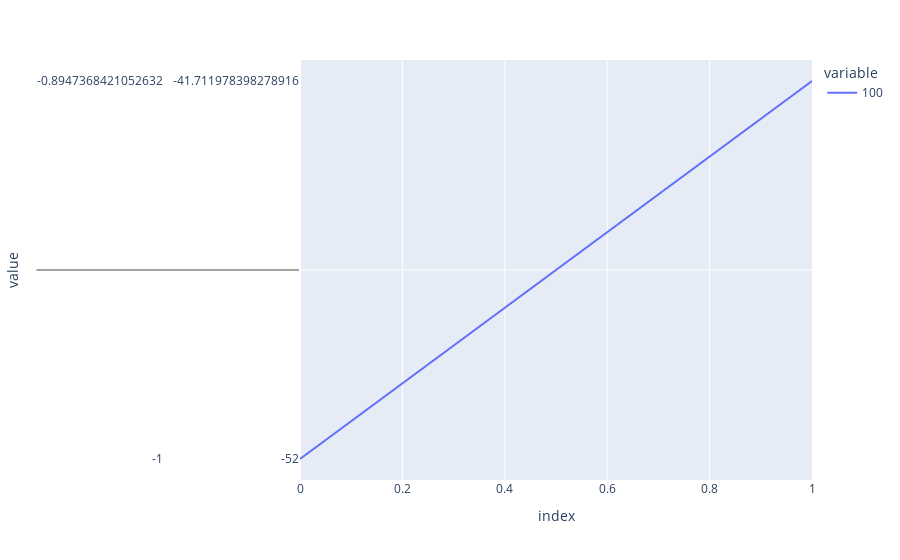
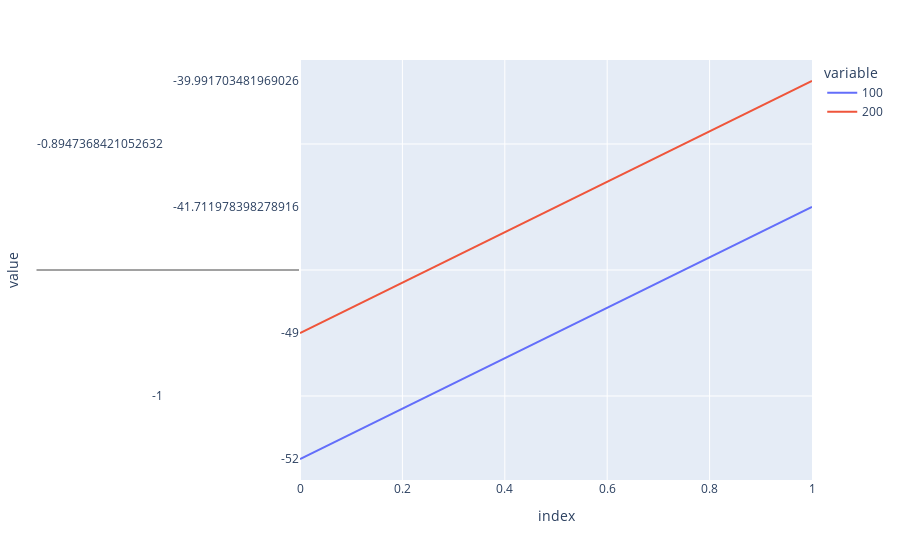
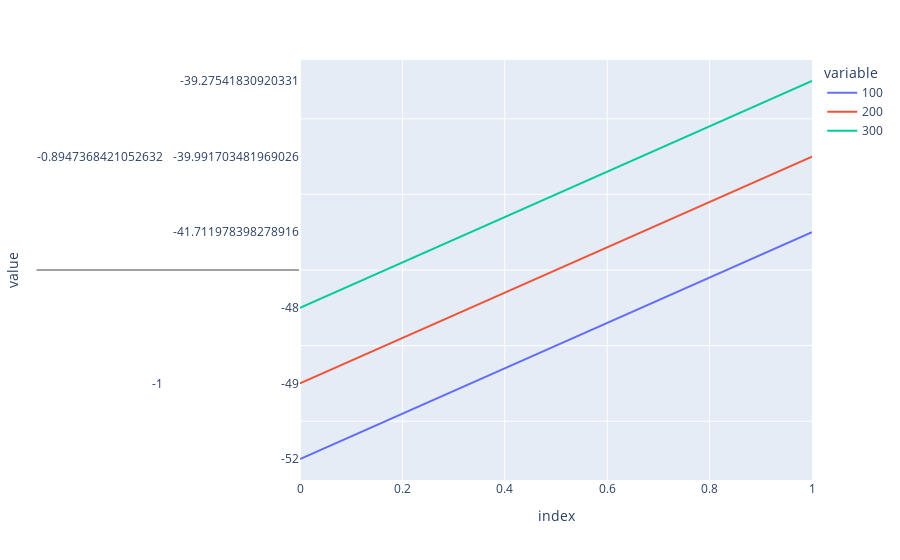
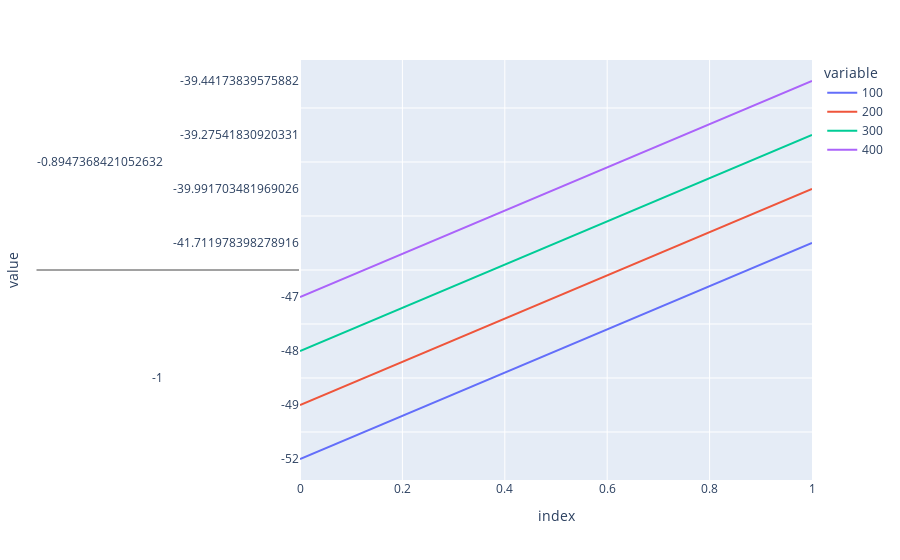

Notebook code cell kept with these figures, in order:
### Code cell
maxGen = 1000
polynomials = {}
checkpoints = np.linspace(100, maxGen, int(maxGen/100))

p = population(count, individualMin, individualMax, individualLength)
fitness_history = [grade(p)]
lastGrade = 1
it = 0
x = np.linspace(-1,1, 20)

while lastGrade != 0 and len(fitness_history) < maxGen:

    p, individualGrades = evolve(p, 
               retain=retain, 
               random_select=random_select, 
               mutate=mutate)

    lastGrade = grade(p)
    fitness_history.append(lastGrade)
    
    if it in checkpoints:

        # Rank population based on individual grades
        bestIndividual = sorted(individualGrades)[0][1]
        
        # Extract polynomial coefficients from individual
        a1 = bestIndividual[0]
        a2 = bestIndividual[1]
        a3 = bestIndividual[2]
        a4 = bestIndividual[3]
        a5 = bestIndividual[4]
        c = bestIndividual[5]
        
        y = []
        
        # For a range of values of x, calculate the target and predicted value of y
        for element in x:
            yPredict = a1*element**5 + a2*element**4 + a3*element**3 + a4*element**2 + a5*element + c
            
            # Store target and prediction as pair in list of tuples
            y.append(yPredict)
        
        polynomials[it] = (x, np.array(y))
        
        figPolynomial = px.line(polynomials)
        figPolynomial.show()
        
    it += 1

#results[', '.join([str(retain), str(mutate), str(random_select)])] = filledArray

### Figure 1 — Plotly figure (JSON) as saved in the notebook; plotly's stock layout.template omitted (floating-point values rounded to 4 significant figures)
{"data": [{"hovertemplate": "variable=100<br>index=%{x}<br>value=%{y}<extra></extra>", "legendgroup": "100", "line": {"color": "#636efa", "dash": "solid"}, "mode": "lines", "name": "100", "orientation": "v", "showlegend": true, "type": "scatter", "x": [0, 1], "xaxis": "x", "y": [[-1, -0.8947, -0.7895, -0.6842, -0.5789, -0.4737, -0.3684, -0.2632, -0.1579, -0.05263, 0.05263, 0.1579, 0.2632, 0.3684, 0.4737, 0.5789, 0.6842, 0.7895, 0.8947, 1], [-52, -41.71, -33.8, -27.95, -23.83, -21.12, -19.5, -18.65, -18.27, -18.09, -17.87, -17.4, -16.51, -15.08, -13.04, -10.39, -7.194, -3.573, 0.2567, 4]], "yaxis": "y"}], "layout": {"legend": {"title": {"text": "variable"}, "tracegroupgap": 0}, "margin": {"t": 60}, "xaxis": {"anchor": "y", "domain": [0, 1], "title": {"text": "index"}}, "yaxis": {"anchor": "x", "domain": [0, 1], "title": {"text": "value"}}}}

### Figure 2 — Plotly figure (JSON) as saved in the notebook; plotly's stock layout.template omitted (floating-point values rounded to 4 significant figures)
{"data": [{"hovertemplate": "variable=100<br>index=%{x}<br>value=%{y}<extra></extra>", "legendgroup": "100", "line": {"color": "#636efa", "dash": "solid"}, "mode": "lines", "name": "100", "orientation": "v", "showlegend": true, "type": "scatter", "x": [0, 1], "xaxis": "x", "y": [[-1, -0.8947, -0.7895, -0.6842, -0.5789, -0.4737, -0.3684, -0.2632, -0.1579, -0.05263, 0.05263, 0.1579, 0.2632, 0.3684, 0.4737, 0.5789, 0.6842, 0.7895, 0.8947, 1], [-52, -41.71, -33.8, -27.95, -23.83, -21.12, -19.5, -18.65, -18.27, -18.09, -17.87, -17.4, -16.51, -15.08, -13.04, -10.39, -7.194, -3.573, 0.2567, 4]], "yaxis": "y"}, {"hovertemplate": "variable=200<br>index=%{x}<br>value=%{y}<extra></extra>", "legendgroup": "200", "line": {"color": "#EF553B", "dash": "solid"}, "mode": "lines", "name": "200", "orientation": "v", "showlegend": true, "type": "scatter", "x": [0, 1], "xaxis": "x", "y": [[-1, -0.8947, -0.7895, -0.6842, -0.5789, -0.4737, -0.3684, -0.2632, -0.1579, -0.05263, 0.05263, 0.1579, 0.2632, 0.3684, 0.4737, 0.5789, 0.6842, 0.7895, 0.8947, 1], [-49, -39.99, -32.88, -27.5, -23.64, -21.05, -19.48, -18.64, -18.27, -18.09, -17.87, -17.4, -16.51, -15.1, -13.11, -10.59, -7.644, -4.493, -1.464, 1]], "yaxis": "y"}], "layout": {"legend": {"title": {"text": "variable"}, "tracegroupgap": 0}, "margin": {"t": 60}, "xaxis": {"anchor": "y", "domain": [0, 1], "title": {"text": "index"}}, "yaxis": {"anchor": "x", "domain": [0, 1], "title": {"text": "value"}}}}

### Figure 3 — Plotly figure (JSON) as saved in the notebook; plotly's stock layout.template omitted (floating-point values rounded to 4 significant figures)
{"data": [{"hovertemplate": "variable=100<br>index=%{x}<br>value=%{y}<extra></extra>", "legendgroup": "100", "line": {"color": "#636efa", "dash": "solid"}, "mode": "lines", "name": "100", "orientation": "v", "showlegend": true, "type": "scatter", "x": [0, 1], "xaxis": "x", "y": [[-1, -0.8947, -0.7895, -0.6842, -0.5789, -0.4737, -0.3684, -0.2632, -0.1579, -0.05263, 0.05263, 0.1579, 0.2632, 0.3684, 0.4737, 0.5789, 0.6842, 0.7895, 0.8947, 1], [-52, -41.71, -33.8, -27.95, -23.83, -21.12, -19.5, -18.65, -18.27, -18.09, -17.87, -17.4, -16.51, -15.08, -13.04, -10.39, -7.194, -3.573, 0.2567, 4]], "yaxis": "y"}, {"hovertemplate": "variable=200<br>index=%{x}<br>value=%{y}<extra></extra>", "legendgroup": "200", "line": {"color": "#EF553B", "dash": "solid"}, "mode": "lines", "name": "200", "orientation": "v", "showlegend": true, "type": "scatter", "x": [0, 1], "xaxis": "x", "y": [[-1, -0.8947, -0.7895, -0.6842, -0.5789, -0.4737, -0.3684, -0.2632, -0.1579, -0.05263, 0.05263, 0.1579, 0.2632, 0.3684, 0.4737, 0.5789, 0.6842, 0.7895, 0.8947, 1], [-49, -39.99, -32.88, -27.5, -23.64, -21.05, -19.48, -18.64, -18.27, -18.09, -17.87, -17.4, -16.51, -15.1, -13.11, -10.59, -7.644, -4.493, -1.464, 1]], "yaxis": "y"}, {"hovertemplate": "variable=300<br>index=%{x}<br>value=%{y}<extra></extra>", "legendgroup": "300", "line": {"color": "#00cc96", "dash": "solid"}, "mode": "lines", "name": "300", "orientation": "v", "showlegend": true, "type": "scatter", "x": [0, 1], "xaxis": "x", "y": [[-1, -0.8947, -0.7895, -0.6842, -0.5789, -0.4737, -0.3684, -0.2632, -0.1579, -0.05263, 0.05263, 0.1579, 0.2632, 0.3684, 0.4737, 0.5789, 0.6842, 0.7895, 0.8947, 1], [-48, -39.28, -32.39, -27.18, -23.44, -20.95, -19.43, -18.62, -18.26, -18.09, -17.87, -17.4, -16.53, -15.15, -13.22, -10.78, -7.964, -4.985, -2.18, 0]], "yaxis": "y"}], "layout": {"legend": {"title": {"text": "variable"}, "tracegroupgap": 0}, "margin": {"t": 60}, "xaxis": {"anchor": "y", "domain": [0, 1], "title": {"text": "index"}}, "yaxis": {"anchor": "x", "domain": [0, 1], "title": {"text": "value"}}}}

### Figure 4 — Plotly figure (JSON) as saved in the notebook; plotly's stock layout.template omitted (floating-point values rounded to 4 significant figures)
{"data": [{"hovertemplate": "variable=100<br>index=%{x}<br>value=%{y}<extra></extra>", "legendgroup": "100", "line": {"color": "#636efa", "dash": "solid"}, "mode": "lines", "name": "100", "orientation": "v", "showlegend": true, "type": "scatter", "x": [0, 1], "xaxis": "x", "y": [[-1, -0.8947, -0.7895, -0.6842, -0.5789, -0.4737, -0.3684, -0.2632, -0.1579, -0.05263, 0.05263, 0.1579, 0.2632, 0.3684, 0.4737, 0.5789, 0.6842, 0.7895, 0.8947, 1], [-52, -41.71, -33.8, -27.95, -23.83, -21.12, -19.5, -18.65, -18.27, -18.09, -17.87, -17.4, -16.51, -15.08, -13.04, -10.39, -7.194, -3.573, 0.2567, 4]], "yaxis": "y"}, {"hovertemplate": "variable=200<br>index=%{x}<br>value=%{y}<extra></extra>", "legendgroup": "200", "line": {"color": "#EF553B", "dash": "solid"}, "mode": "lines", "name": "200", "orientation": "v", "showlegend": true, "type": "scatter", "x": [0, 1], "xaxis": "x", "y": [[-1, -0.8947, -0.7895, -0.6842, -0.5789, -0.4737, -0.3684, -0.2632, -0.1579, -0.05263, 0.05263, 0.1579, 0.2632, 0.3684, 0.4737, 0.5789, 0.6842, 0.7895, 0.8947, 1], [-49, -39.99, -32.88, -27.5, -23.64, -21.05, -19.48, -18.64, -18.27, -18.09, -17.87, -17.4, -16.51, -15.1, -13.11, -10.59, -7.644, -4.493, -1.464, 1]], "yaxis": "y"}, {"hovertemplate": "variable=300<br>index=%{x}<br>value=%{y}<extra></extra>", "legendgroup": "300", "line": {"color": "#00cc96", "dash": "solid"}, "mode": "lines", "name": "300", "orientation": "v", "showlegend": true, "type": "scatter", "x": [0, 1], "xaxis": "x", "y": [[-1, -0.8947, -0.7895, -0.6842, -0.5789, -0.4737, -0.3684, -0.2632, -0.1579, -0.05263, 0.05263, 0.1579, 0.2632, 0.3684, 0.4737, 0.5789, 0.6842, 0.7895, 0.8947, 1], [-48, -39.28, -32.39, -27.18, -23.44, -20.95, -19.43, -18.62, -18.26, -18.09, -17.87, -17.4, -16.53, -15.15, -13.22, -10.78, -7.964, -4.985, -2.18, 0]], "yaxis": "y"}, {"hovertemplate": "variable=400<br>index=%{x}<br>value=%{y}<extra></extra>", "legendgroup": "400", "line": {"color": "#ab63fa", "dash": "solid"}, "mode": "lines", "name": "400", "orientation": "v", "showlegend": true, "type": "scatter", "x": [0, 1], "xaxis": "x", "y": [[-1, -0.8947, -0.7895, -0.6842, -0.5789, -0.4737, -0.3684, -0.2632, -0.1579, -0.05263, 0.05263, 0.1579, 0.2632, 0.3684, 0.4737, 0.5789, 0.6842, 0.7895, 0.8947, 1], [-47, -39.44, -33.2, -28.25, -24.51, -21.83, -20.05, -18.98, -18.4, -18.11, -17.89, -17.56, -16.96, -15.97, -14.53, -12.62, -10.32, -7.767, -5.211, -3]], "yaxis": "y"}], "layout": {"legend": {"title": {"text": "variable"}, "tracegroupgap": 0}, "margin": {"t": 60}, "xaxis": {"anchor": "y", "domain": [0, 1], "title": {"text": "index"}}, "yaxis": {"anchor": "x", "domain": [0, 1], "title": {"text": "value"}}}}
